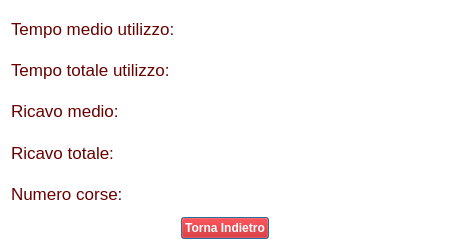
<?xml version="1.0" encoding="UTF-8"?>
<ui version="4.0">
 <class>Dialog</class>
 <widget class="QDialog" name="Dialog">
  <property name="geometry">
   <rect>
    <x>0</x>
    <y>0</y>
    <width>450</width>
    <height>250</height>
   </rect>
  </property>
  <property name="minimumSize">
   <size>
    <width>450</width>
    <height>250</height>
   </size>
  </property>
  <property name="maximumSize">
   <size>
    <width>450</width>
    <height>250</height>
   </size>
  </property>
  <property name="windowTitle">
   <string>Statistiche</string>
  </property>
  <property name="windowIcon">
   <iconset>
    <normaloff>../../../../Elegant logo.png</normaloff>../../../../Elegant logo.png</iconset>
  </property>
  <property name="styleSheet">
   <string notr="true">background-color: rgb(255,255,255);</string>
  </property>
  <layout class="QGridLayout" name="gridLayout">
   <item row="0" column="0">
    <layout class="QVBoxLayout" name="verticalLayout_4">
     <item>
      <layout class="QVBoxLayout" name="verticalLayout_3">
       <item>
        <layout class="QHBoxLayout" name="horizontalLayout">
         <item>
          <layout class="QVBoxLayout" name="verticalLayout">
           <item>
            <widget class="QLabel" name="tempo_label">
             <property name="font">
              <font>
               <pointsize>13</pointsize>
              </font>
             </property>
             <property name="styleSheet">
              <string notr="true">color: rgb(104,0,0);</string>
             </property>
             <property name="text">
              <string>Tempo medio utilizzo:</string>
             </property>
            </widget>
           </item>
           <item>
            <widget class="QLabel" name="tempo_totale_label">
             <property name="font">
              <font>
               <pointsize>13</pointsize>
              </font>
             </property>
             <property name="styleSheet">
              <string notr="true">color: rgb(104,0,0);</string>
             </property>
             <property name="text">
              <string>Tempo totale utilizzo:</string>
             </property>
            </widget>
           </item>
           <item>
            <widget class="QLabel" name="ricavo_label">
             <property name="font">
              <font>
               <pointsize>13</pointsize>
              </font>
             </property>
             <property name="styleSheet">
              <string notr="true">color: rgb(104,0,0);</string>
             </property>
             <property name="text">
              <string>Ricavo medio:</string>
             </property>
            </widget>
           </item>
           <item>
            <widget class="QLabel" name="ricavo_totale_label">
             <property name="font">
              <font>
               <pointsize>13</pointsize>
              </font>
             </property>
             <property name="styleSheet">
              <string notr="true">color: rgb(104,0,0);</string>
             </property>
             <property name="text">
              <string>Ricavo totale:</string>
             </property>
            </widget>
           </item>
           <item>
            <widget class="QLabel" name="num_corse_label">
             <property name="font">
              <font>
               <pointsize>13</pointsize>
              </font>
             </property>
             <property name="styleSheet">
              <string notr="true">color: rgb(104,0,0);</string>
             </property>
             <property name="text">
              <string>Numero corse:</string>
             </property>
            </widget>
           </item>
          </layout>
         </item>
         <item>
          <layout class="QVBoxLayout" name="verticalLayout_2">
           <item>
            <widget class="QLabel" name="tempo_label_to_edit">
             <property name="font">
              <font>
               <pointsize>13</pointsize>
              </font>
             </property>
             <property name="styleSheet">
              <string notr="true">color: rgb(104,0,0);</string>
             </property>
             <property name="text">
              <string/>
             </property>
             <property name="alignment">
              <set>Qt::AlignRight|Qt::AlignTrailing|Qt::AlignVCenter</set>
             </property>
            </widget>
           </item>
           <item>
            <widget class="QLabel" name="tempo_totale_label_to_edit">
             <property name="font">
              <font>
               <pointsize>13</pointsize>
              </font>
             </property>
             <property name="styleSheet">
              <string notr="true">color: rgb(104,0,0);</string>
             </property>
             <property name="text">
              <string/>
             </property>
             <property name="alignment">
              <set>Qt::AlignRight|Qt::AlignTrailing|Qt::AlignVCenter</set>
             </property>
            </widget>
           </item>
           <item>
            <widget class="QLabel" name="ricavo_label_to_edit">
             <property name="font">
              <font>
               <pointsize>13</pointsize>
              </font>
             </property>
             <property name="styleSheet">
              <string notr="true">color: rgb(104,0,0);</string>
             </property>
             <property name="text">
              <string/>
             </property>
             <property name="alignment">
              <set>Qt::AlignRight|Qt::AlignTrailing|Qt::AlignVCenter</set>
             </property>
            </widget>
           </item>
           <item>
            <widget class="QLabel" name="ricavo_totale_label_to_edit">
             <property name="font">
              <font>
               <pointsize>13</pointsize>
              </font>
             </property>
             <property name="styleSheet">
              <string notr="true">color: rgb(104,0,0);</string>
             </property>
             <property name="text">
              <string/>
             </property>
             <property name="alignment">
              <set>Qt::AlignRight|Qt::AlignTrailing|Qt::AlignVCenter</set>
             </property>
            </widget>
           </item>
           <item>
            <widget class="QLabel" name="num_corse_label_to_edit">
             <property name="font">
              <font>
               <pointsize>13</pointsize>
              </font>
             </property>
             <property name="styleSheet">
              <string notr="true">color: rgb(104,0,0);</string>
             </property>
             <property name="text">
              <string/>
             </property>
             <property name="alignment">
              <set>Qt::AlignRight|Qt::AlignTrailing|Qt::AlignVCenter</set>
             </property>
            </widget>
           </item>
          </layout>
         </item>
        </layout>
       </item>
       <item>
        <layout class="QHBoxLayout" name="horizontalLayout_2">
         <item>
          <spacer name="horizontalSpacer">
           <property name="orientation">
            <enum>Qt::Horizontal</enum>
           </property>
           <property name="sizeHint" stdset="0">
            <size>
             <width>40</width>
             <height>20</height>
            </size>
           </property>
          </spacer>
         </item>
         <item>
          <widget class="QPushButton" name="back_button">
           <property name="font">
            <font>
             <weight>75</weight>
             <bold>true</bold>
            </font>
           </property>
           <property name="styleSheet">
            <string notr="true">font-size:20; color:white;background-color:rgb(204,0,0)
</string>
           </property>
           <property name="text">
            <string>Torna Indietro</string>
           </property>
          </widget>
         </item>
         <item>
          <spacer name="horizontalSpacer_2">
           <property name="orientation">
            <enum>Qt::Horizontal</enum>
           </property>
           <property name="sizeHint" stdset="0">
            <size>
             <width>40</width>
             <height>20</height>
            </size>
           </property>
          </spacer>
         </item>
        </layout>
       </item>
      </layout>
     </item>
    </layout>
   </item>
  </layout>
 </widget>
 <resources/>
 <connections/>
</ui>
